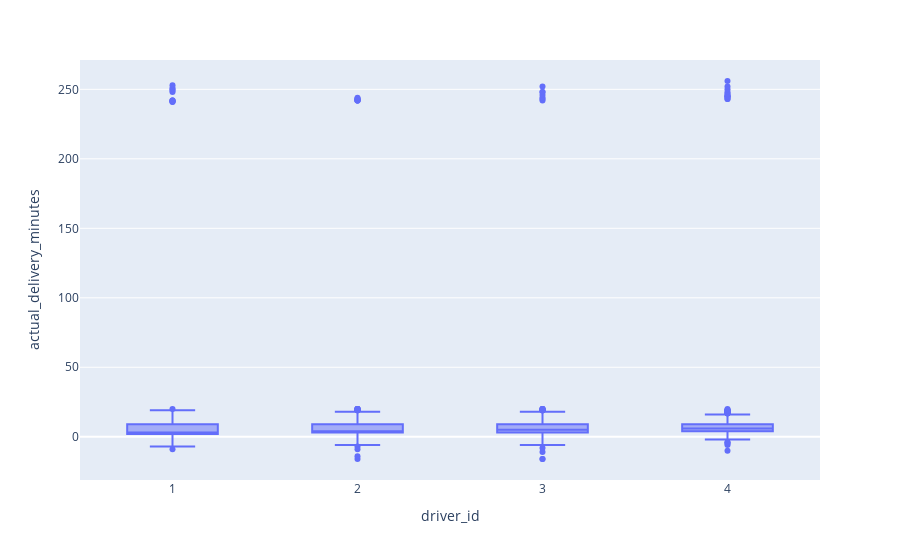

The cell this chart's notebook holds for it:
### Code cell
px.box(route_segments, x='driver_id', y='actual_delivery_minutes')

### Figure 1 — Plotly figure (JSON) as saved in the notebook; plotly's stock layout.template omitted (floating-point values rounded to 4 significant figures; data arrays with more than 128 entries replaced by an {"elided": "..."} marker saying what was removed)
{"data": [{"alignmentgroup": "True", "hovertemplate": "driver_id=%{x}<br>actual_delivery_minutes=%{y}<extra></extra>", "legendgroup": "", "marker": {"color": "#636efa"}, "name": "", "notched": false, "offsetgroup": "", "orientation": "v", "showlegend": false, "type": "box", "x": {"elided": "4991 int values"}, "x0": " ", "xaxis": "x", "y": {"elided": "4991 int values"}, "y0": " ", "yaxis": "y"}], "layout": {"boxmode": "group", "legend": {"tracegroupgap": 0}, "margin": {"t": 60}, "xaxis": {"anchor": "y", "domain": [0, 1], "title": {"text": "driver_id"}}, "yaxis": {"anchor": "x", "domain": [0, 1], "title": {"text": "actual_delivery_minutes"}}}}
